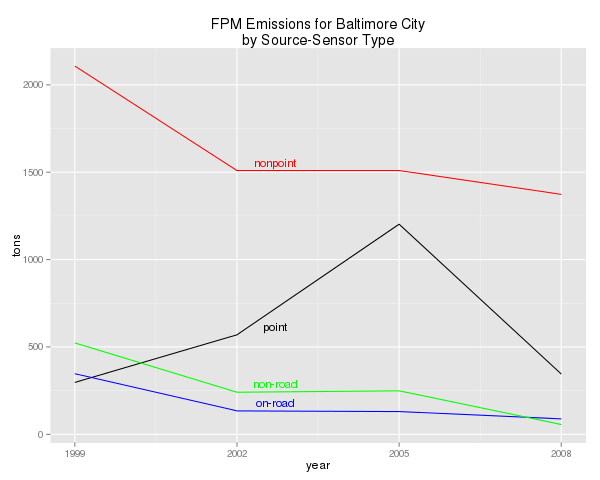

Source code (R):
## File plot3.R Assignment 2 Exploratory Data Analysis November, 2014.
## Dave Kenny

## Plot the PM_2.5 totals for each source-sensor type in Baltimore City over
## each sample year using the ggplot2 plotting system.

library(ggplot2)
source("loadData.R")                        ## Source the utility file that
                                            ## conditionally downloads, unzips,
                                            ## and reads in data.
targFile="plot3.png"
years <- unique(NEI$year)                   ## Data sample date-years
typeNEI <- unique(NEI$type)                 ## List of types from NEI
zipCode <- "24510"                          ## Zip code
p3TypeData <- data.frame(Year=years)        ## Data structure for data subset

getSum <-                                   ## Function to return the sum of
  function(y, typeN){                       ## sensor data for each year-group,
    return(sum(NEI[NEI$year==y              ## the Baltimore City zip code, and
                & NEI$fips==zipCode         ## the NEI sensor-data type
                & NEI$type==typeN, 4]))}

for(i in 1:length(years)){
  for(col in 2:5){
    p3TypeData[i,col] <- getSum(years[i], typeNEI[col-1])
    dimnames(p3TypeData)[[2]][col] <- as.character(typeNEI[col-1])}}

plotTitle <-                                ## Title for plot
  paste0("FPM Emissions for Baltimore City\n",
         "by Source-Sensor Type")

p1 <- ggplot(p3TypeData,                    ## Line plot for each type
             aes(x=Year,
                 y=p3TypeData[,2])) +
      geom_line(color="black") +            ## Add line plot layer
      annotate("text",                      ## Add label for first line type
               label=tolower(
                 colnames(p3TypeData[2])),
               y=p3TypeData[2,2], x=2002.7,
               size=4, vjust=-0.5) +
      geom_line(data=p3TypeData,            ## Add line plot for 2nd type
                aes(y=p3TypeData[,3]),
                color="red") +
      annotate("text",                      ## Add type label for 2nd line
               label=tolower(
                 colnames(p3TypeData[3])),
               y=p3TypeData[2,3], x=2002.7,
               size=4, vjust=-0.5,
               color="red") +
      geom_line(data=p3TypeData,            ## Add line plot for 3rd type
                aes(y=p3TypeData[,4]),
                color="blue") +
      annotate("text",                      ## Add type label for 3rd line
               label=tolower(
                 colnames(p3TypeData[4])),
               y=p3TypeData[2,4],
               x=2002.7, size=4,
               vjust=-0.5, color="blue") +
      geom_line(data=p3TypeData,            ## Add line plot for 4th type
                aes(y=p3TypeData[,5]),
                color="green") +
      annotate("text",                      ## Add type label for 4th line
               label=tolower(
                 colnames(p3TypeData[5])),
               y=p3TypeData[2,5],
               x=2002.7, size=4,
               vjust=-0.5, color="green") +
      ylab("tons") + xlab("year") +         ## x,y axis labels.
      ggtitle(plotTitle) +                  ## Add overall table. Axis breaks/
      scale_x_continuous(breaks=years)      ## labels for sample years

print(p1)                                   ## Print plot

dev.copy(png, width=600,                    ## Write plot to file
         height=480, file=targFile)

dev.off()                                   ## Turn off plot device

rm(years, targFile, i, col, p1, zipCode,    ## Clean up environment
   typeNEI, p3TypeData, getSum, plotTitle)